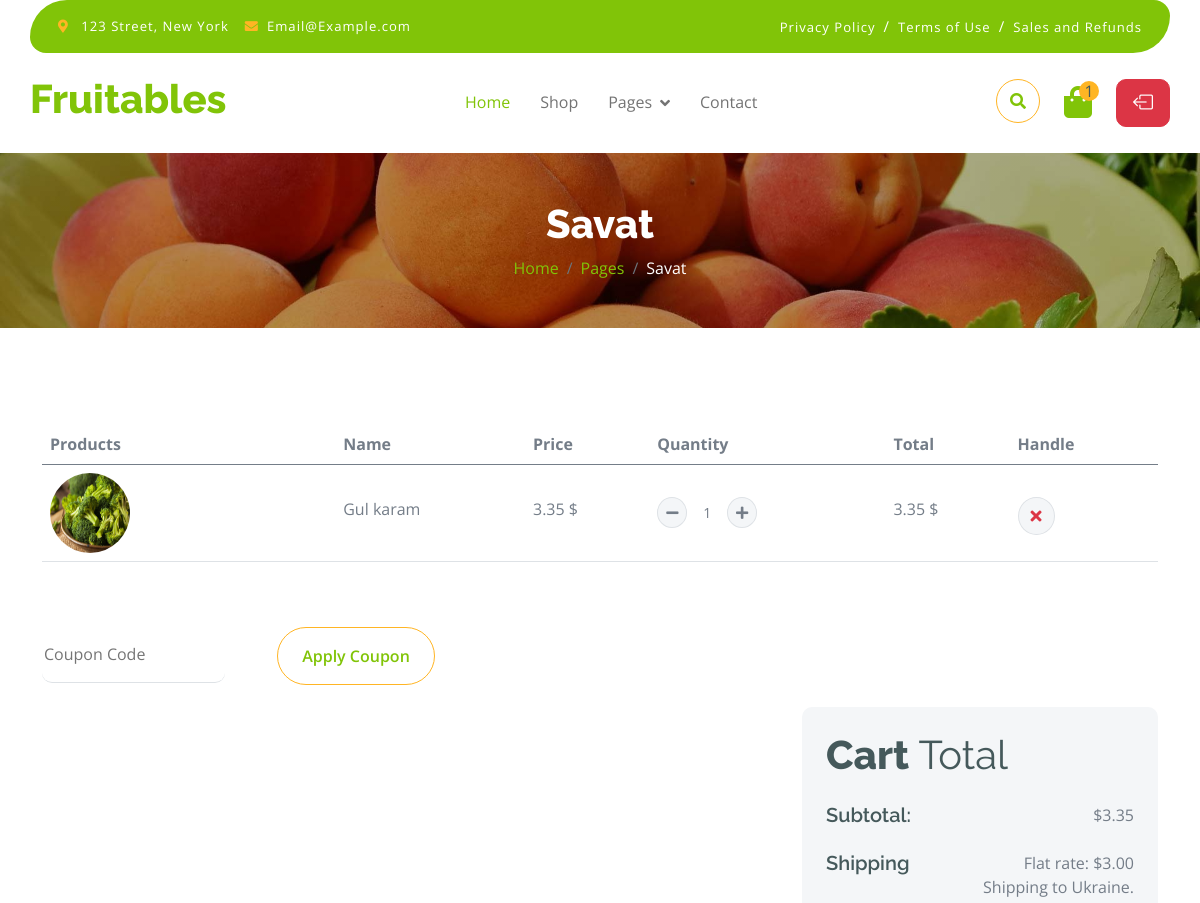
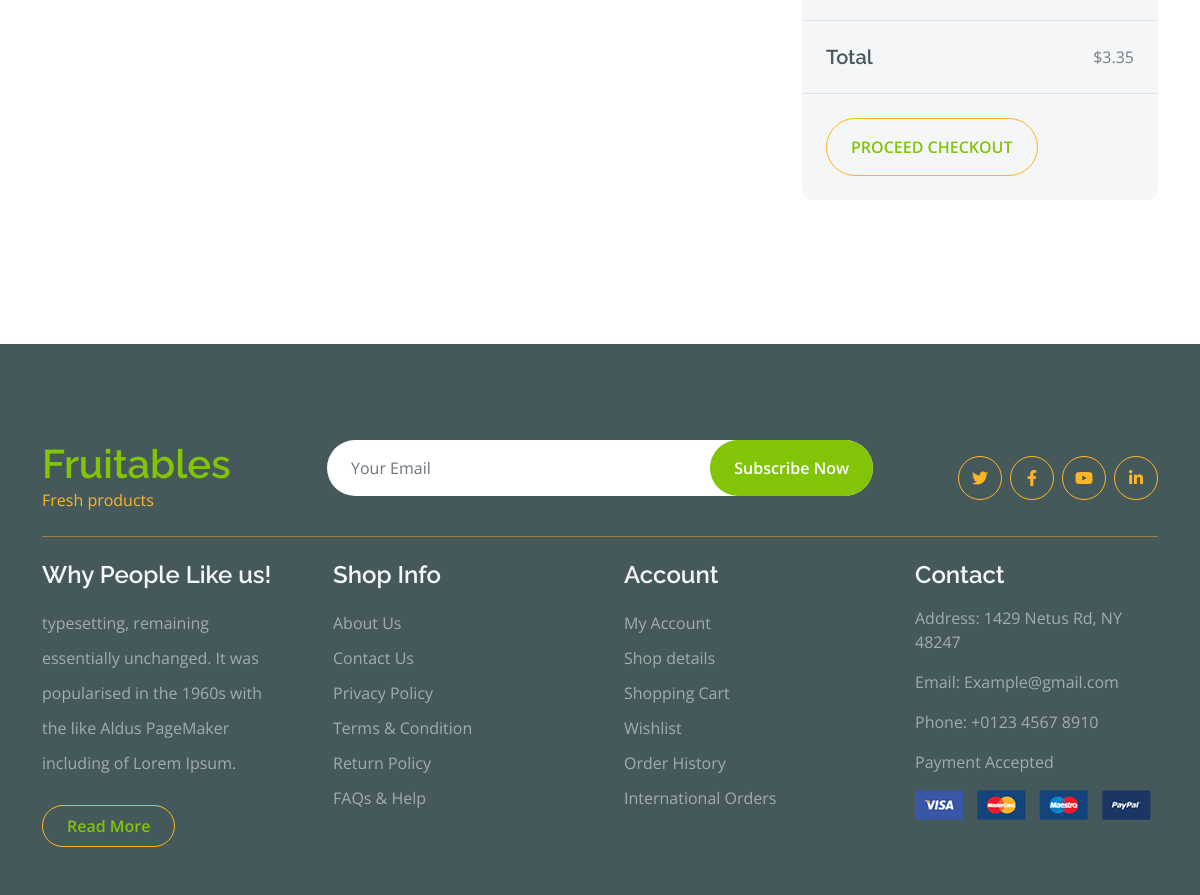
The app's page /cart/ (signed in) with its own data (2 pictures, top to bottom).
### shop/models.py (models this page shows, shortened)
class OrderProduct(models.Model):
    order = models.ForeignKey(Order, on_delete=models.SET_NULL, verbose_name="Xarid", null=True)
    product = models.ForeignKey(Product, on_delete=models.SET_NULL, verbose_name="Maxsulot", null=True)
    quantity = models.IntegerField(default=0, verbose_name="Soni")
    added = models.DateTimeField(auto_now_add=True, verbose_name="Xarid vaqti")
    @property
    def get_cart_price(self):
        total_price = self.quantity * self.product.price
        return total_price

class Product(models.Model):
    category = models.ForeignKey(Category, on_delete=models.CASCADE, verbose_name="Kategoriya")
    filter_choice = models.CharField(max_length=3, choices=FILTER_CHOICES, null=True)
    name = models.CharField(max_length=255, verbose_name="Nomi")
    description = models.TextField(blank=True, null=True)
    price = models.FloatField()
    discount = models.FloatField(null=True, blank=True)
    quantity = models.IntegerField(default=0)
    image = models.ImageField(upload_to='products/', verbose_name="Rasmi")
    slug = models.SlugField(null=True, blank=True)

### shop/views.py (the view)
# urls.py: path('cart/', cart, name='cart'),
def cart(request):
    cart_info = CartAuthenticatedUser(request)
    context = {
        'order_products': cart_info.get_cart_info()['order_products'],
        'cart_total_price': cart_info.get_cart_info()['cart_total_price'],
        'cart_product_quantity': cart_info.get_cart_info()['cart_product_quantity'],
        'title': 'Savat'
    }
    return render(request, 'shop/cart.html', context)

### shop/models.py (called while the page is built)
    @property
    def get_cart_total_price(self):
        order_products = self.orderproduct_set.all()
        total_price = sum([product.get_cart_price for product in order_products])
        return total_price

    @property
    def get_cart_quantity(self):
        order_products = self.orderproduct_set.all()
        totat_quantity = [product.quantity for product in order_products]
        total_quantity_sum = sum(totat_quantity)
        return total_quantity_sum

### shop/utils.py (called while the page is built)
    def get_cart_info(self):
        customer, created = Customer.objects.get_or_create(
            user=self.request.user
        )
        order, created = Order.objects.get_or_create(
            customer=customer
        )
        order_products = order.orderproduct_set.all()
        cart_total_price = order.get_cart_total_price
        cart_product_quantity = order.get_cart_quantity
        return {
            'order': order,
            'order_products': order_products,
            'cart_total_price': cart_total_price,
            'cart_product_quantity': cart_product_quantity
        }

### shop/templates/shop/cart.html (shortened to what this page needs)
{% extends 'base.html' %}
{% block main %}
{% include 'shop/components/_singleheader.html' %}
<div class="container-fluid py-5">
    <div class="container py-5">
        <div class="table-responsive">
            <table class="table">
                <thead>
                <tr>
                    <th scope="col">Products</th>
                    <th scope="col">Name</th>
                    <th scope="col">Price</th>
                    <th scope="col">Quantity</th>
                    <th scope="col">Total</th>
                    <th scope="col">Handle</th>
                </tr>
                </thead>
                <tbody>
                {% for order_product in order_products %}
                <tr>
                    <th scope="row">
                        <div class="d-flex align-items-center">
                            <img src="{{ order_product.product.image.url }}" class="img-fluid me-5 rounded-circle"
                                 style="width: 80px; height: 80px;" alt="">
                        </div>
                    </th>
                    <td>
                        <p class="mb-0 mt-4">{{ order_product.product.name }}</p>
                    </td>
                    <td>
                        <p class="mb-0 mt-4">{{ order_product.product.price }} $</p>
                    </td>
                    <td>
                        <div class="input-group quantity mt-4" style="width: 100px;">
                            <div class="input-group-btn">
                                <a href="{% url 'to_cart' order_product.product.pk 'delete' %}" class="btn btn-sm btn-minus rounded-circle bg-light border">
                                    <i class="fa fa-minus"></i>
                                </a>
                            </div>
                            <input type="text" class="form-control form-control-sm text-center border-0" value="{{ order_product.quantity }}">
                            <div class="input-group-btn">
                                <a href="{% url 'to_cart' order_product.product.pk 'add' %}" class="btn btn-sm btn-plus rounded-circle bg-light border">
                                    <i class="fa fa-plus"></i>
                                </a>
                            </div>
                        </div>
                    </td>
                    <td>
                        <p class="mb-0 mt-4">{{ order_product.get_cart_price }} $</p>
                    </td>
                    <td>
                        <a href="{% url 'clear_cart' order_product.product.pk %}" class="btn btn-md rounded-circle bg-light border mt-4">
                            <i class="fa fa-times text-danger"></i>
                        </a>
                    </td>
                </tr>
                {% endfor %}
                </tbody>
            </table>
        </div>
        <div class="mt-5">
            <input type="text" class="border-0 border-bottom rounded me-5 py-3 mb-4" placeholder="Coupon Code">
            <button class="btn border-secondary rounded-pill px-4 py-3 text-primary" type="button">Apply Coupon</button>
        </div>
        <div class="row g-4 justify-content-end">
            <div class="col-8"></div>
            <div class="col-sm-8 col-md-7 col-lg-6 col-xl-4">
                <div class="bg-light rounded">
                    <div class="p-4">
                        <h1 class="display-6 mb-4">Cart <span class="fw-normal">Total</span></h1>
                        <div class="d-flex justify-content-between mb-4">
                            <h5 class="mb-0 me-4">Subtotal:</h5>
                            <p class="mb-0">${{ cart_total_price }}</p>
                        </div>
                        <div class="d-flex justify-content-between">
                            <h5 class="mb-0 me-4">Shipping</h5>
                            <div class="">
                                <p class="mb-0">Flat rate: $3.00</p>
                            </div>
                        </div>
                        <p class="mb-0 text-end">Shipping to Ukraine.</p>
                    </div>
                    <div class="py-4 mb-4 border-top border-bottom d-flex justify-content-between">
                        <h5 class="mb-0 ps-4 me-4">Total</h5>
                        <p class="mb-0 pe-4">${{ cart_total_price }}</p>
                    </div>
                    <a href="{% url 'payment' %}" class="btn border-secondary rounded-pill px-4 py-3 text-primary text-uppercase mb-4 ms-4"
                            type="button">Proceed Checkout
                    </a>
                </div>
            </div>
        </div>
    </div>
</div>
{% endblock main %}

### static/css/style.css (style rules this page uses)
.btn { font-weight: 600; transition: .5s; }
.btn.border-secondary { transition: 0.5s; }

### records on screen
OrderProduct: product.image (picture), product.name "Gul karam", product.price "3.35", quantity "1", get_cart_price "3.35"

### other values on screen
{{ cart_product_quantity }} "1"
{{ title }} "Savat"
{{ cart_total_price }} "3.35"
